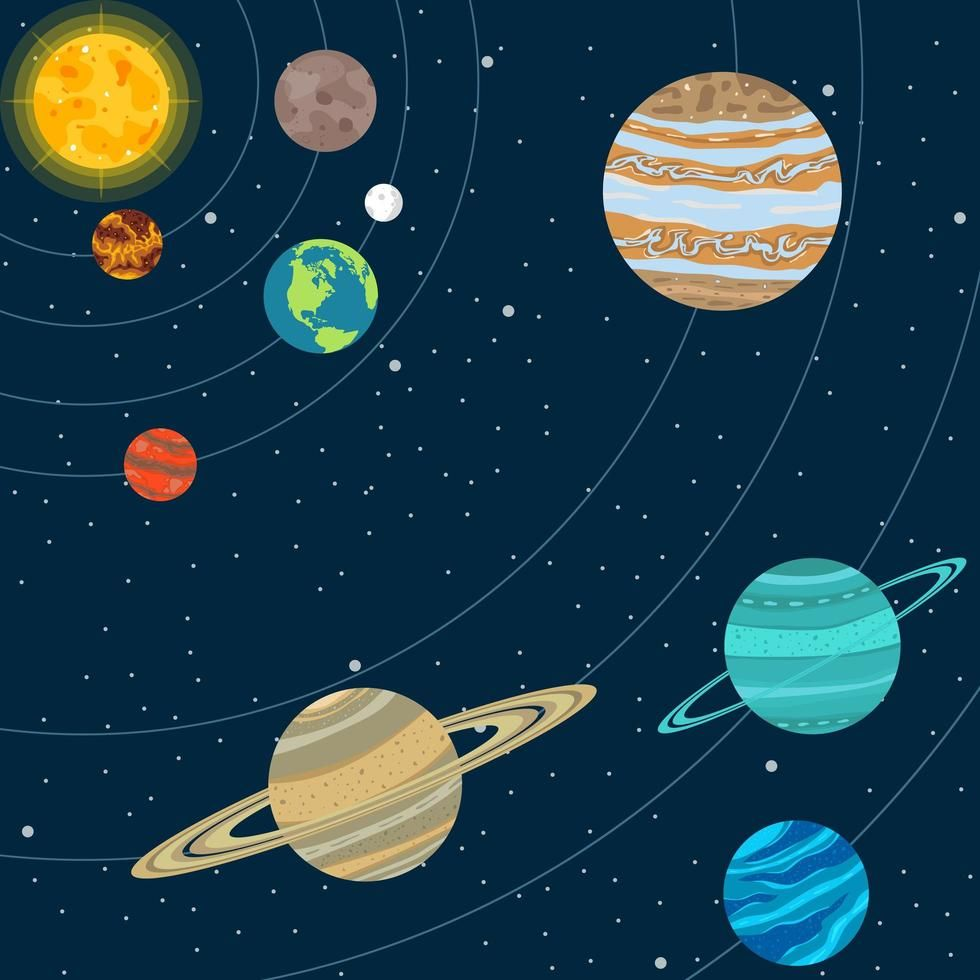
#> input picture foto10.jpeg, 980 x 980 px
$ python 'Butter Highpass Filter.py'
#> lines starting #> are read from the running program, lines starting #| are printed output that depends on the picture
import cv2
import numpy as np
import matplotlib.pyplot as plt

# Baca gambar grayscale
img = cv2.imread('foto10.jpeg', 0)
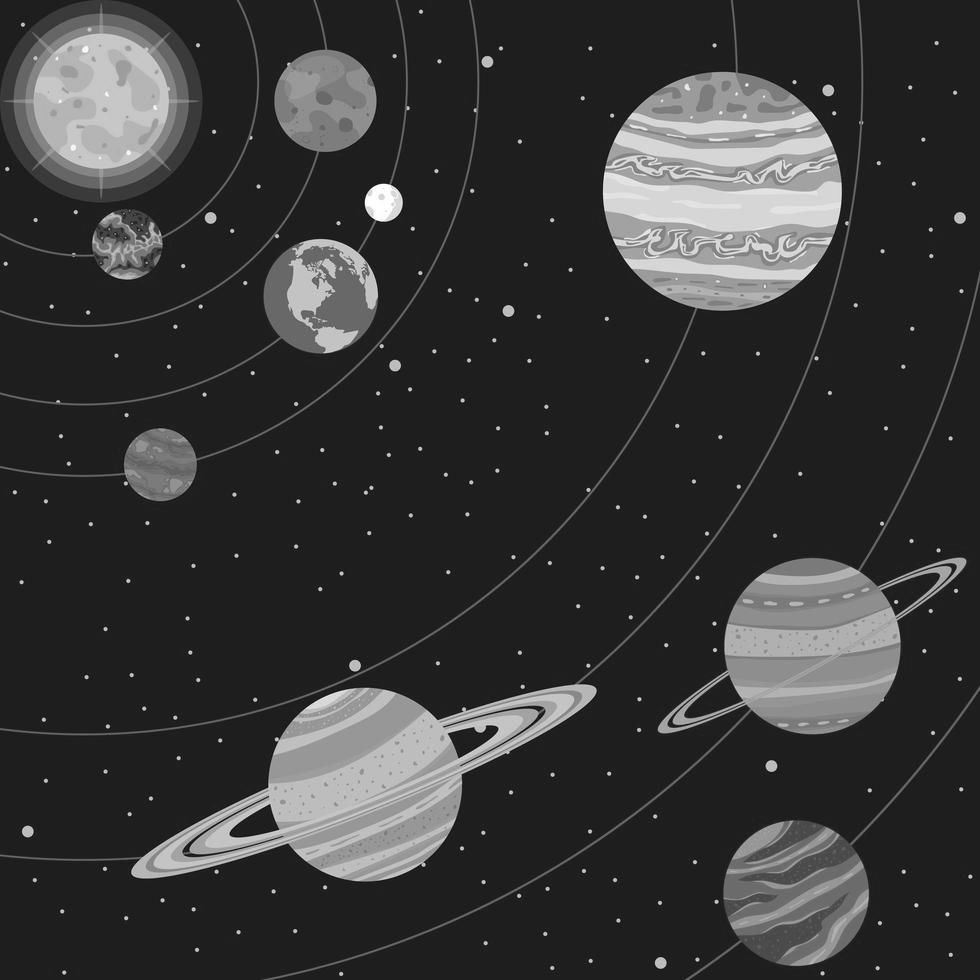
#> img: shape (980, 980); min 3, max 255, mean 55.6

# Lakukan transformasi Fourier pada gambar
f = np.fft.fft2(img)
fshift = np.fft.fftshift(f)

# Buat filter Butterworth Highpass
rows, cols = img.shape
#> rows = 980; cols = 980
crow, ccol = rows // 2, cols // 2
#> crow = 490; ccol = 490
d0 = 30
n = 2
butter_hp = np.zeros((rows, cols), np.float32)
for i in range(rows):
    for j in range(cols):
        d = np.sqrt((i - crow) ** 2 + (j - ccol) ** 2)
        butter_hp[i, j] = 1 / (1 + (d / d0) ** (2 * n))
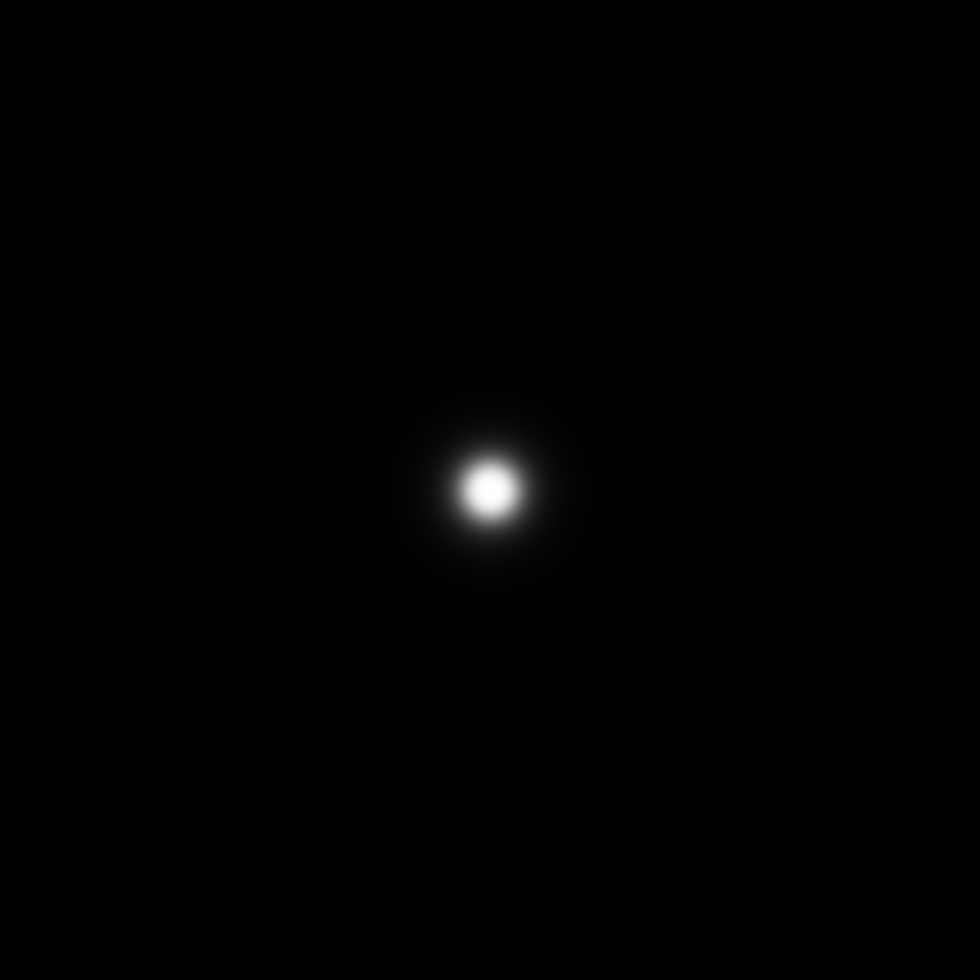
#> butter_hp: shape (980, 980) float32; min 3.51e-06, max 1, mean 0.00462

# Terapkan filter pada spektrum frekuensi
fshift_filtered = fshift * butter_hp

# Geser kembali nol frekuensi ke kiri atas
f_ishift = np.fft.ifftshift(fshift_filtered)

# Lakukan inverse Fourier Transform
img_back = np.fft.ifft2(f_ishift)
img_back = np.abs(img_back)
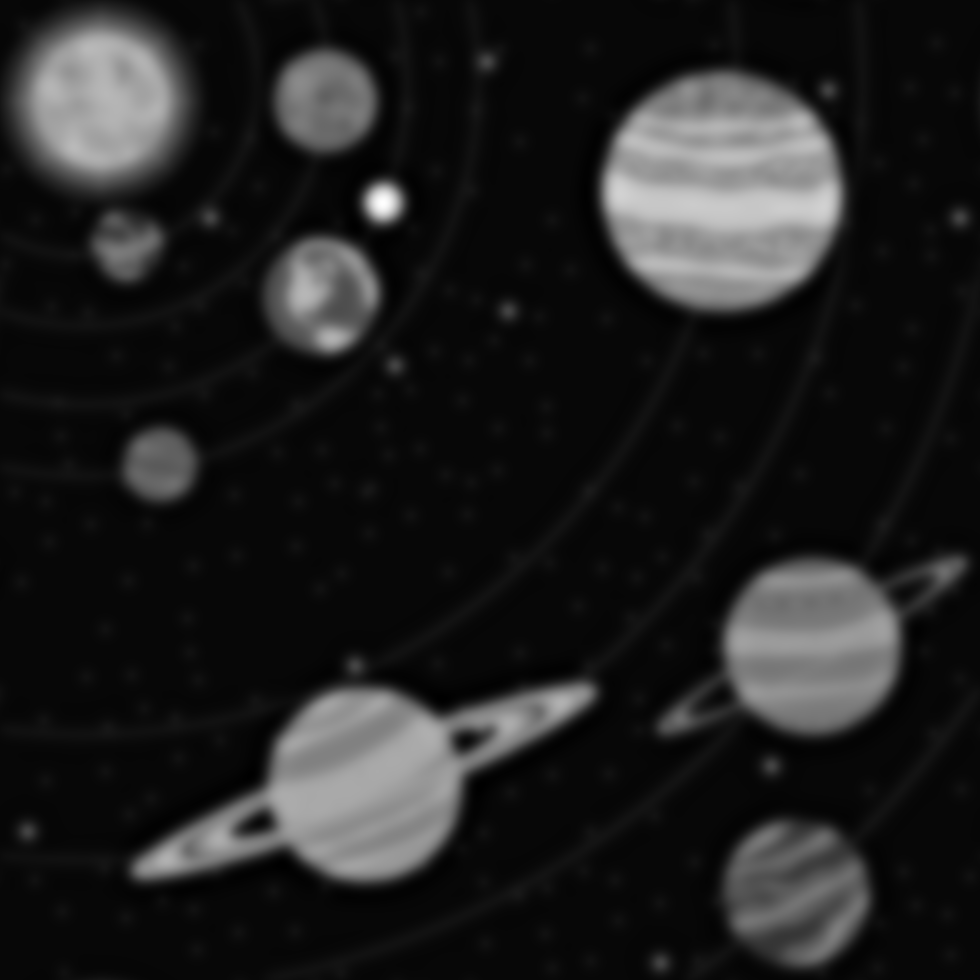
#> img_back: shape (980, 980) float64; min 22.79, max 272.2, mean 55.6; drawn with min black and max white

# Tampilkan gambar asli dan hasil filter
plt.subplot(121), plt.imshow(img, cmap='gray')
plt.title('Input Image'), plt.xticks([]), plt.yticks([])
plt.subplot(122), plt.imshow(img_back, cmap='gray')
plt.title('Butterworth Highpass Filtered Image'), plt.xticks([]), plt.yticks([])
plt.show()
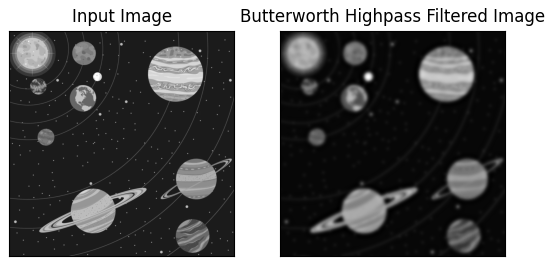
#> figure drawn by matplotlib, 2 panels

$ run again, with foto4.jpeg copied over foto10.jpeg
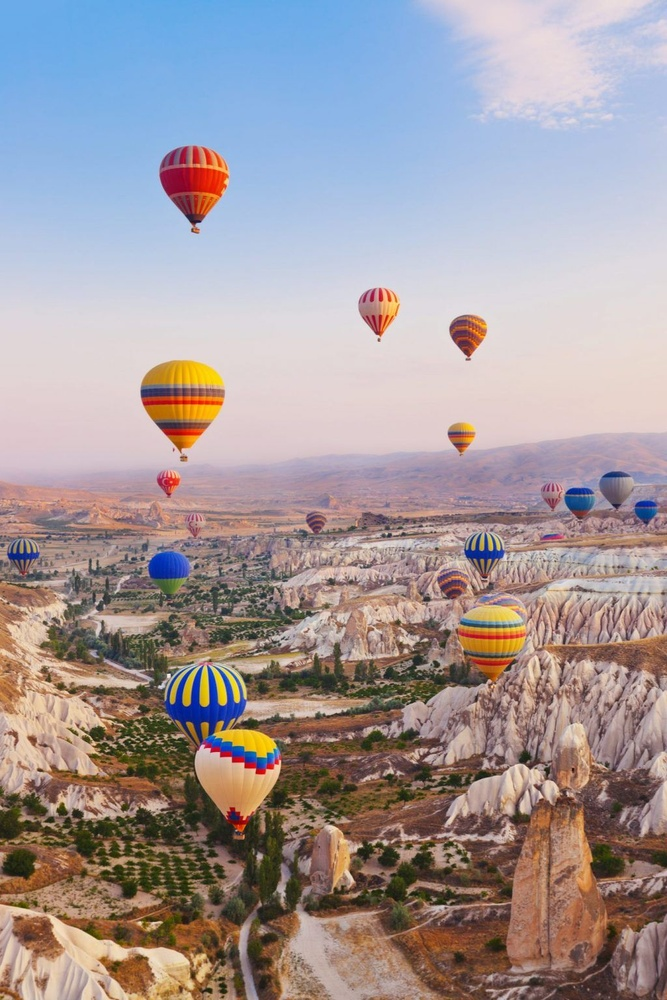
#> input picture foto4.jpeg, 667 x 1000 px, shrunk from 1024 x 1536 before the run
#> after the loop `for i in range(rows):`:
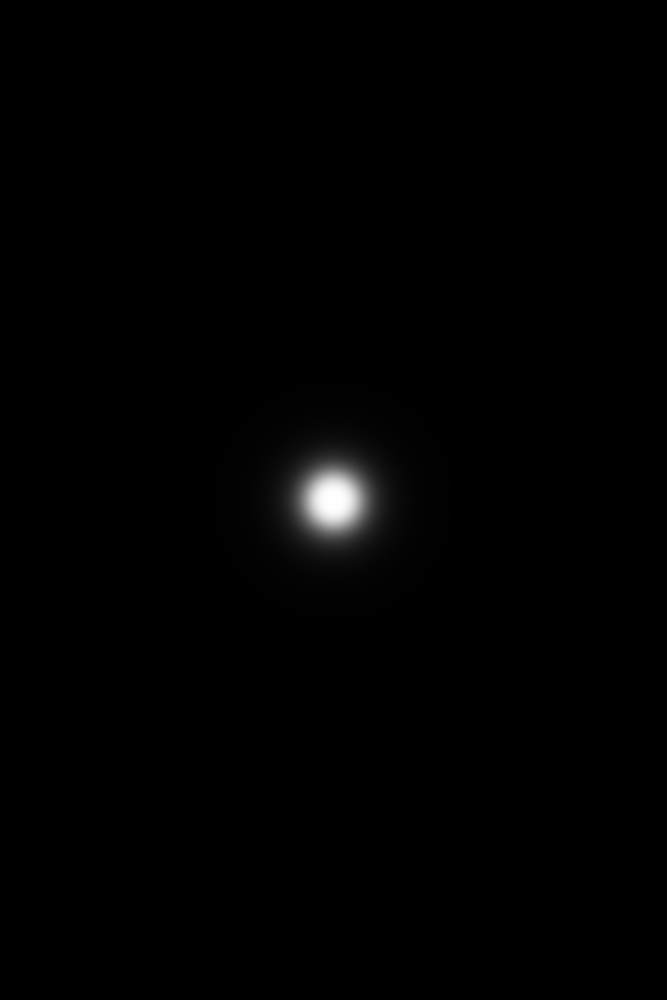
#> butter_hp: shape (1000, 667) float32; min 6.22e-06, max 1, mean 0.00664
#> `plt.show()`:
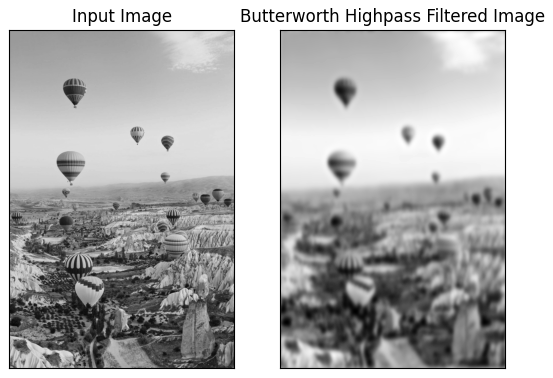
#> figure drawn by matplotlib, 2 panels
